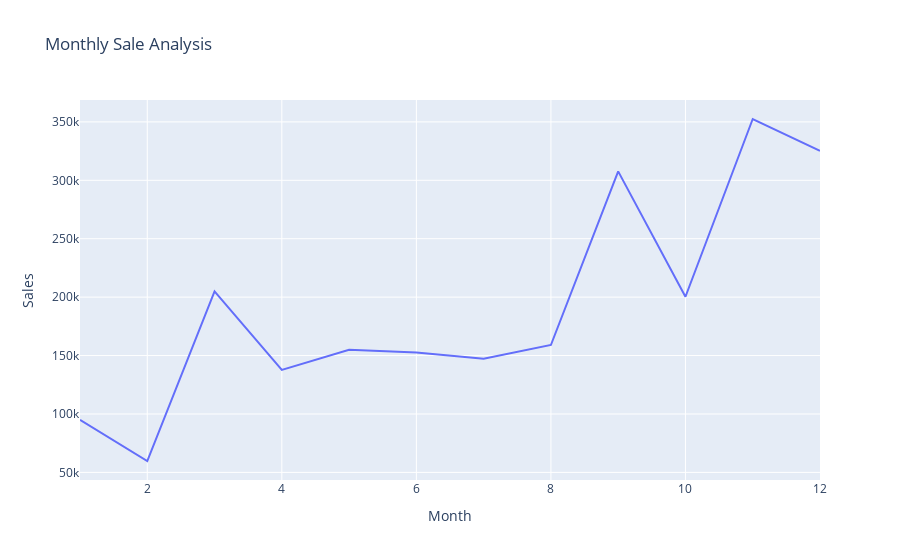

The notebook cell this image was saved under:
### Code cell
fig = px.line(sales_by_month,x='Month',y='Sales',title='Monthly Sale Analysis')
fig.show()

### Figure 1 — Plotly figure (JSON) as saved in the notebook; plotly's stock layout.template omitted (floating-point values rounded to 4 significant figures)
{"data": [{"hovertemplate": "Month=%{x}<br>Sales=%{y}<extra></extra>", "legendgroup": "", "line": {"color": "#636efa", "dash": "solid"}, "marker": {"symbol": "circle"}, "mode": "lines", "name": "", "orientation": "v", "showlegend": false, "type": "scatter", "x": [1, 2, 3, 4, 5, 6, 7, 8, 9, 10, 11, 12], "xaxis": "x", "y": [94920.0, 59750.0, 205000.0, 137800.0, 155000.0, 152700.0, 147200.0, 159000.0, 307600.0, 200300.0, 352500.0, 325300.0], "yaxis": "y"}], "layout": {"legend": {"tracegroupgap": 0}, "title": {"text": "Monthly Sale Analysis"}, "xaxis": {"anchor": "y", "domain": [0, 1], "title": {"text": "Month"}}, "yaxis": {"anchor": "x", "domain": [0, 1], "title": {"text": "Sales"}}}}
